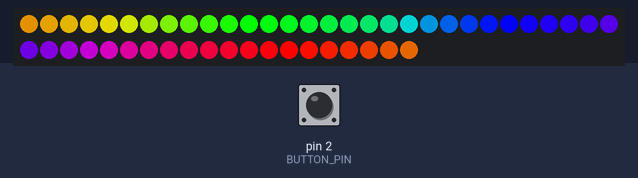
A sketch run on a simulated Arduino Uno, built with avr-gcc and run on an emulated ATmega328P. Parts: 50 RGB LEDs in strip order, left to right, continuing on the next row. The inputs (shaded band) are chosen by the test bench; at power-on: pin 2 (BUTTON_PIN) HIGH. Dim RGB values are drawn brighter than linear.

Above: at 3.2 s.
3.3 s: pin 2 (BUTTON_PIN) pulled LOW for 0.15 s
4.0 s: pin 2 (BUTTON_PIN) pulled LOW for 1 s
At 4.12 s:
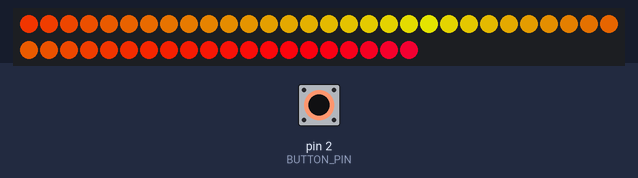
5.6 s: pin 2 (BUTTON_PIN) pulled LOW for 0.15 s
At 6.4 s:
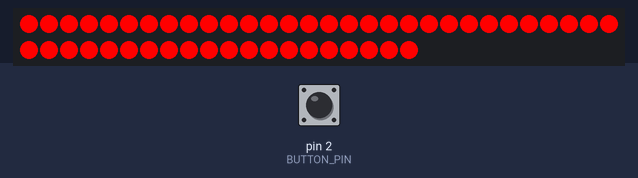
7.2 s: pin 2 (BUTTON_PIN) pulled LOW for 3.2 s
At 7.42 s:
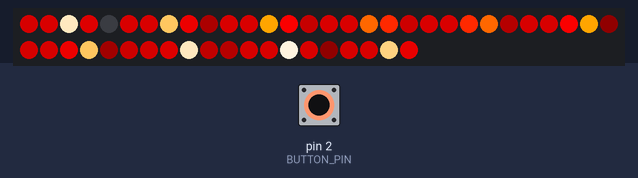
11.0 s: pin 2 (BUTTON_PIN) pulsed LOW 5 times (0.12 s each, 0.3 s apart)
At 13.6 s:
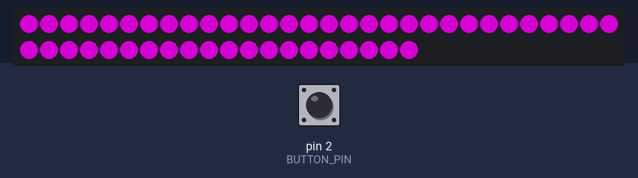
14.0 s: pin 2 (BUTTON_PIN) pulled LOW for 0.15 s
At 14.8 s:
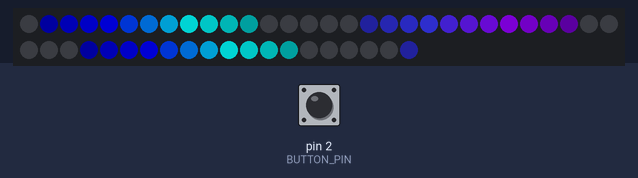

The sketch:

120119_sample.ino
```cpp
/*
Arduino example sketch for Resplendr Scarf, which utilizes a strip of 50 NeoPixels,
an Adafruit Gemma M0, and a tactile button to navigate modes. Use JST LiPoly or
USB power bank.

Full build information, build kits, and finished products available via www.resplendr.com
*/

//sketch setup information
#include <FastLED.h>  //  fastLED library

//LED information
#define NUM_LEDS    50      // adjust this to the number of LEDs you have
#define LED_TYPE    WS2812B // adjust this to the type of LEDS. This is for Neopixels
#define COLOR_ORDER GRB
#define BRIGHTNESS  255     // 0-255, 0 is dark, 255 is full brightness
#define SATURATION  255     // 0-255, 0 is pure white, 255 is fully saturated color
#define UPDATES_PER_SECOND 100

//confirm data & button pin information
#define DATA_PIN    1 //  adjust this to the pin you've connected your LEDs to
#define BUTTON_PIN  2 //  Connect the button to GND and one of the pins.
#define NUM_MODES 10  //  Update this number to the highest number of "cases"


uint8_t gHue = 0;     // rotating "base color" used by many of the patterns
uint16_t STEPS = 30;  // STEPS set dynamically once we've started up
uint16_t SPEED = 30;  // SPEED set dynamically once we've started up

CRGB leds[NUM_LEDS];
CRGBPalette16 currentPalette;
TBlendType    currentBlending;

int ledMode = 0;

uint8_t colorLoop = 1;


//One way of making a palette of colors to animate
const TProgmemPalette16 SunsetColors_p PROGMEM =
{
  CRGB:: Crimson,
  CRGB:: Maroon,
  CRGB:: Red,
  CRGB:: OrangeRed,

  CRGB:: Crimson,
  CRGB:: Maroon,
  CRGB:: Red,
  CRGB:: OrangeRed,

  CRGB:: Crimson,
  CRGB:: Maroon,
  CRGB:: Red,
  CRGB:: OrangeRed,

  CRGB:: Crimson,
  CRGB:: Maroon,
  CRGB:: Red,
  CRGB:: OrangeRed,
};

//-----------------Button Setup------------
byte prevKeyState = HIGH;         // button is active low
unsigned long keyPrevMillis = 0;
const unsigned long keySampleIntervalMs = 25;


//------------------SETUP------------------
void setup() {
  delay( 2000 ); // power-up safety delay
  FastLED.addLeds<LED_TYPE,DATA_PIN,COLOR_ORDER>(leds, NUM_LEDS).setCorrection(TypicalLEDStrip);
  LEDS.setBrightness(BRIGHTNESS);

  currentBlending = LINEARBLEND; //all of these will be blended unless I tell them not to
  //You may add:
  //currentBlending = NOBLEND;
  //after the declared steps for each mode. All modes thereafter will follow suit.
  //In order to reset to blend, add:
  //
  //currentBlending = LINEARBLEND;
  //to the next mode.

  pinMode(BUTTON_PIN, INPUT_PULLUP);
}

//------------------MAIN LOOP------------------
void loop() {

 if (millis() - keyPrevMillis >= keySampleIntervalMs) {
        keyPrevMillis = millis();

        byte currKeyState = digitalRead(BUTTON_PIN);

        if ((prevKeyState == HIGH) && (currKeyState == LOW)) {
            KeyPress();
        }
        prevKeyState = currKeyState;
    }

  static uint8_t startIndex = 0;
  startIndex = startIndex + 1; /* motion speed */

  switch (ledMode) {

//FastLED has a bunch of built-in "palettes" to choose from:
//RainbowColors_p   is all the colors of the rainbow
//PartyColors_p     is all the colors of the rainbow minus greens
//RainbowStripeColors_p is all the colors of the rainbow divided into stripes
//HeatColors_p      is reds and yellows, white, and black
//LavaColors_p      is more reds and orangey colors
//ForestColors_p    is greens and yellows
//OceanColors_p     is lots of blues and aqua colors
//CloudColors_p     is blues and white
//MyColors_p        is whatever you define above

//The group of colors in a palette are sent through a strip of LEDS in speed and step increments youve chosen
//You can change the SPEED and STEPS to make things look exactly how you want
//SPEED refers to how fast the colors move.  Higher numbers = faster motion
//STEPS refers to how wide the bands of color are. Based on the palette & number of LEDs, some look better at different steps

  case 0: {currentPalette = RainbowColors_p;  SPEED = 50; STEPS = 5;}  break;
  case 1: {currentPalette = RainbowStripeColors_p;  SPEED = 20; STEPS = 50;} break;
  case 2: {currentPalette = PartyColors_p;  SPEED = 5;  STEPS = 2;} break;

  case 3: {Red();} break;
  case 4: {currentPalette = LavaColors_p; SPEED = 200;  STEPS = 50;} break;

  case 5: {currentPalette = SunsetColors_p; SPEED = 50;  STEPS = 5;} break;

  case 6: {Gold();} break;

  case 7: {currentPalette = ForestColors_p; SPEED = 50; STEPS = 5;} break;

  case 8: {currentPalette = OceanColors_p;  SPEED = 50;  STEPS = 50;} break;

  case 9: {Purple();} break;
  case 10: {GalaxyColors(); SPEED = 25; STEPS = 4;}  break;
  }

  FillLEDsFromPaletteColors(startIndex);
  FastLED.show();
  FastLED.delay(1000 / SPEED);
}

void KeyPress() {
    ledMode++;
    if (ledMode > NUM_MODES){
    ledMode=0; }
}

void FillLEDsFromPaletteColors( uint8_t colorIndex) {
  for( int i = 0; i < NUM_LEDS; i++) {
    leds[i] = ColorFromPalette( currentPalette, colorIndex, BRIGHTNESS, currentBlending);
    colorIndex += STEPS;
  }
}


void Red()
{
    fill_solid( currentPalette, 16, CRGB::Red);
}

void OrangeRed()
{
    fill_solid( currentPalette, 16, CRGB::OrangeRed);
}

void Gold()
{
    fill_solid( currentPalette, 16, CRGB::Gold);
}

void Green()
{
    fill_solid( currentPalette, 16, CRGB::Green);
}

void Purple()
{
    fill_solid( currentPalette, 16, CRGB::Purple);
}

void Blue()
{
    fill_solid( currentPalette, 16, CRGB::Blue);
}

void GalaxyColors()
{
    fill_solid( currentPalette, 16, CRGB::Black);
    // set half of the LEDs to the color selected here
    currentPalette[1] = CRGB::MidnightBlue;
    currentPalette[2] = CRGB::Indigo;
    currentPalette[5] = CRGB::Navy;
    currentPalette[6] = CRGB::Teal;
    currentPalette[9] = CRGB::MidnightBlue;
    currentPalette[10] = CRGB::Indigo;
    currentPalette[13] = CRGB::Navy;
    currentPalette[14] = CRGB::Teal;

}

void MermaidColors()
{
    CRGB DeepPink = CRGB(255,20,147);
    CRGB DarkBlue = CRGB   (0,0,139);
    CRGB Teal = CRGB(0,128,128);
    CRGB BlueViolet = CRGB   (138,43,226);
    CRGB DodgerBlue = CRGB   (30,144,255);
    CRGB Turquoise = CRGB   (0,206,209);
    CRGB Indigo = CRGB   (75,0,130);

    currentPalette = CRGBPalette16(
                                   DodgerBlue,  DarkBlue,  Teal,  Indigo,
                                   DodgerBlue,  DarkBlue,  Turquoise,  BlueViolet,
                                   DodgerBlue,  DarkBlue,  Teal,  BlueViolet,
                                  DodgerBlue,  DarkBlue,  Turquoise,  Indigo);
}
```

Measured:
- after the input at 4.0 s, the LEDs: change at once (image 1)
- after the input at 5.6 s, the LEDs: change after 0.05 s (image 2)
- after the input at 7.2 s, the LEDs: change after 0.08 s (image 3)
- after the input at 11.0 s, the LEDs: first change after 0.23 s (image 4 shows a later state)
- after the input at 14.0 s, the LEDs: first change at once (image 5 shows a later state)
